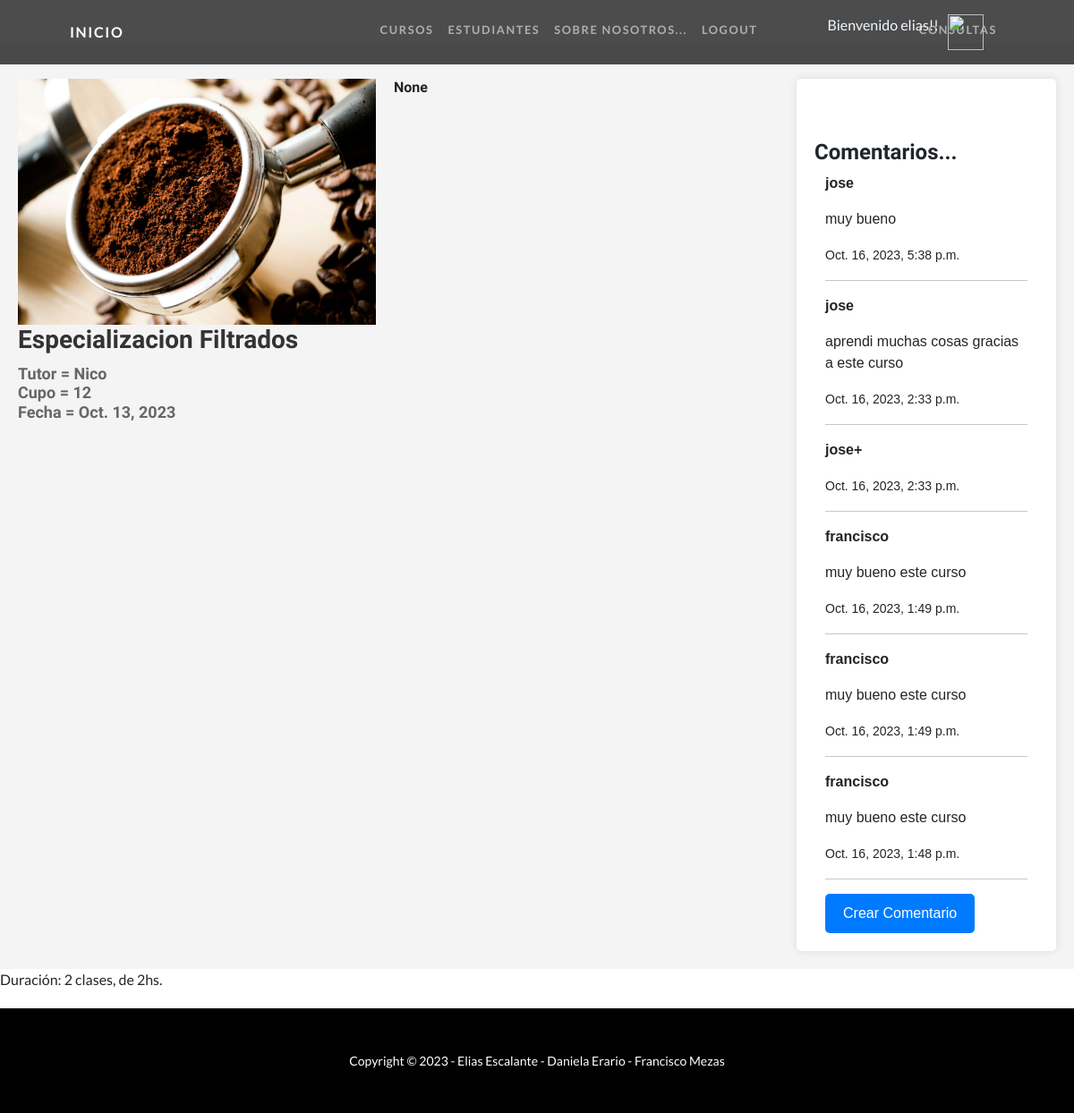
Before: /clases/detalle/1 (signed in) with the older database file.
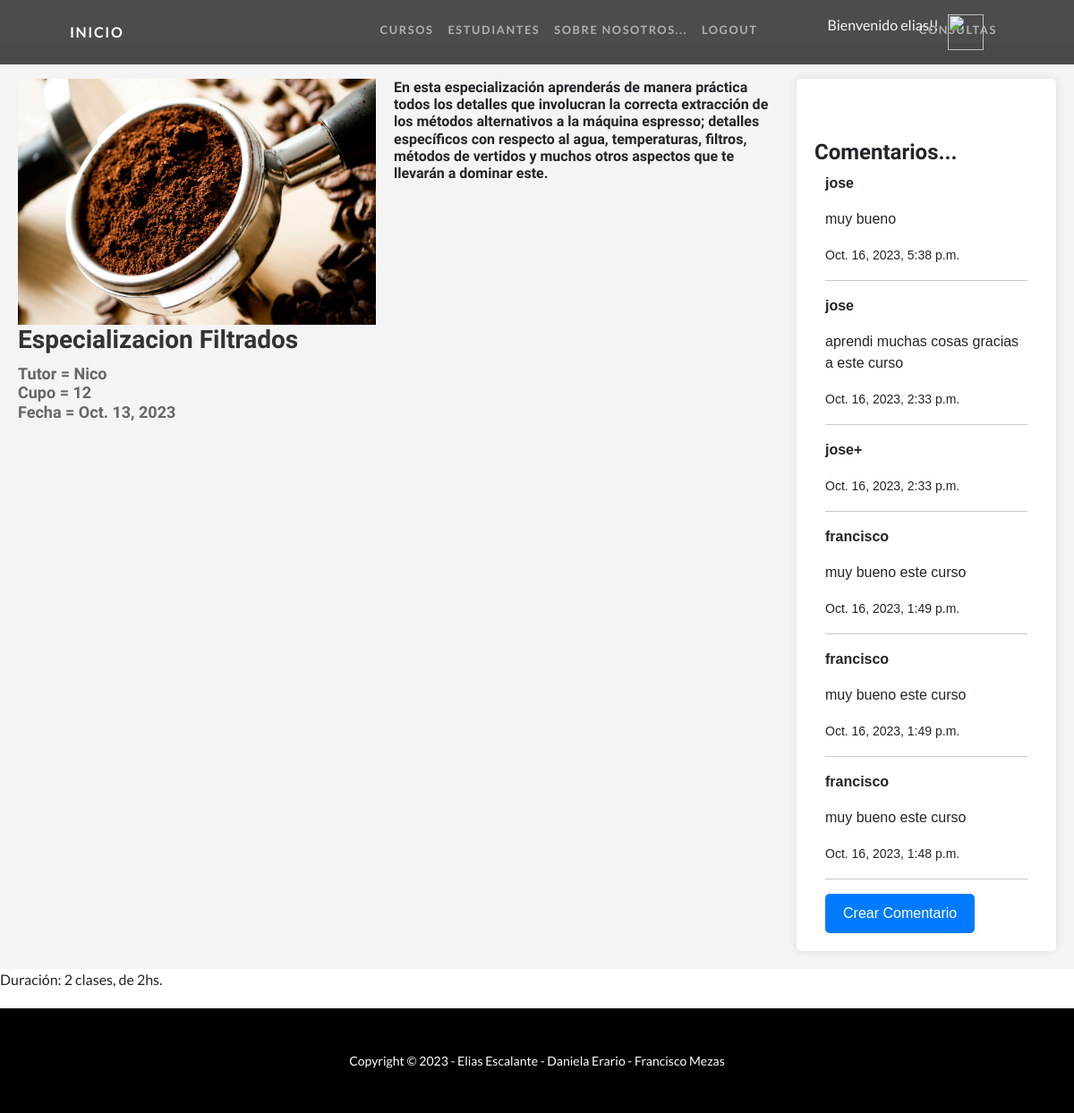
After: the same page with the newer database file.
### CursosApp/models.py (models this page shows, shortened)
class Curso(models.Model):
    nombre = models.CharField(max_length=40)
    tutor = models.CharField(max_length=40)
    cupo = models.IntegerField()
    fecha = models.DateField()
    imagen = models.ImageField(upload_to="cursos",null=True)
    descripcion = models.CharField(max_length=400, null = True)

### CursosApp/views.py (the view)
# urls.py: path('clases/detalle/<int:pk>', views.CursoDetalle.as_view(), name='Detalle'),
class CursoDetalle(DetailView):
    model = Curso
    template_name = 'CursosApp/curso_detalle.html'

### CursosApp/context_processors.py (called while the page is built)
def custom_user(request):
    context = auth(request)
    user = context['user']
    if user.is_authenticated:
        imagen = Imagen.objects.filter(user=request.user.id)
        if len(imagen) > 0:
            context['user_avatar'] = imagen[0]
        else:
            context['user_avatar'] = ""
    return context

### User/models.py (called while the page is built)
    def __str__(self):
        return f"{settings.MEDIA_URL}{self.imagen}"

### CursosApp/templates/CursosApp/curso_detalle.html (shortened to what this page needs)
{% extends "CursosApp/base.html" %}
{% load static %}
{% block section1 %}
<link href="{% static 'CursosApp/css/detalles.css' %}" rel="stylesheet" />
  <body>
    <br>
    <br>
    <div class="custom-cursos-page">
        <div class="course-info">
            <img src="{{ curso.imagen.url }}" class="custom-course-image" alt="...">
            <div class="custom-course-details">
                <h2 class="custom-titulo">{{ curso.nombre }}</h2>
                <h3 class="custom-informacion">
                    Tutor = {{ curso.tutor }}<br>
                    Cupo = {{ curso.cupo }}<br>
                    Fecha = {{ curso.fecha }}<br>
                </h3>
            </div>
        </div>
        <br>
        <h3 class="custom-descripcion">{{ curso.descripcion }}</h3>
        <div class="custom-comentarios">
            <br>
            <br>
            <h4>Comentarios...</h4>
            <div class="container">
                {% if not curso.comentarios.all %}
                No han comentado este curso
                {% else %}
                {% for comentario in curso.comentarios.all %}
                <p><strong>{{ comentario.nombre }}</strong></p>
                <p>{{ comentario.mensaje }}</p>
                <p><small>{{ comentario.fechaComentario }}</small></p>
                <hr>
                {% endfor %}
                {% endif %}
                {% if curso.id %}
                <a class="custom-create-comment" href="{% url 'crear_comentario' curso.id %}">Crear Comentario</a>
                {% else %}
                <p>El ID del curso no es válido.</p>
                {% endif %}
            </div>
        </div>
    </div>
    <p class="custom-duration">Duración: 2 clases, de 2hs.</p>
  </body>
{% endblock section1 %}

Changed rows visible on the page:
changed Curso "Especializacion Filtrados": descripcion "None" → "En esta especialización aprenderás de manera práctica todos los detalles que involucran la correcta extracción de los métodos alternativos a la máquina espresso; detalles específicos con respecto al agua, temperaturas, filtros, métodos de vertidos y muchos otros aspectos que te llevarán a dominar este."
